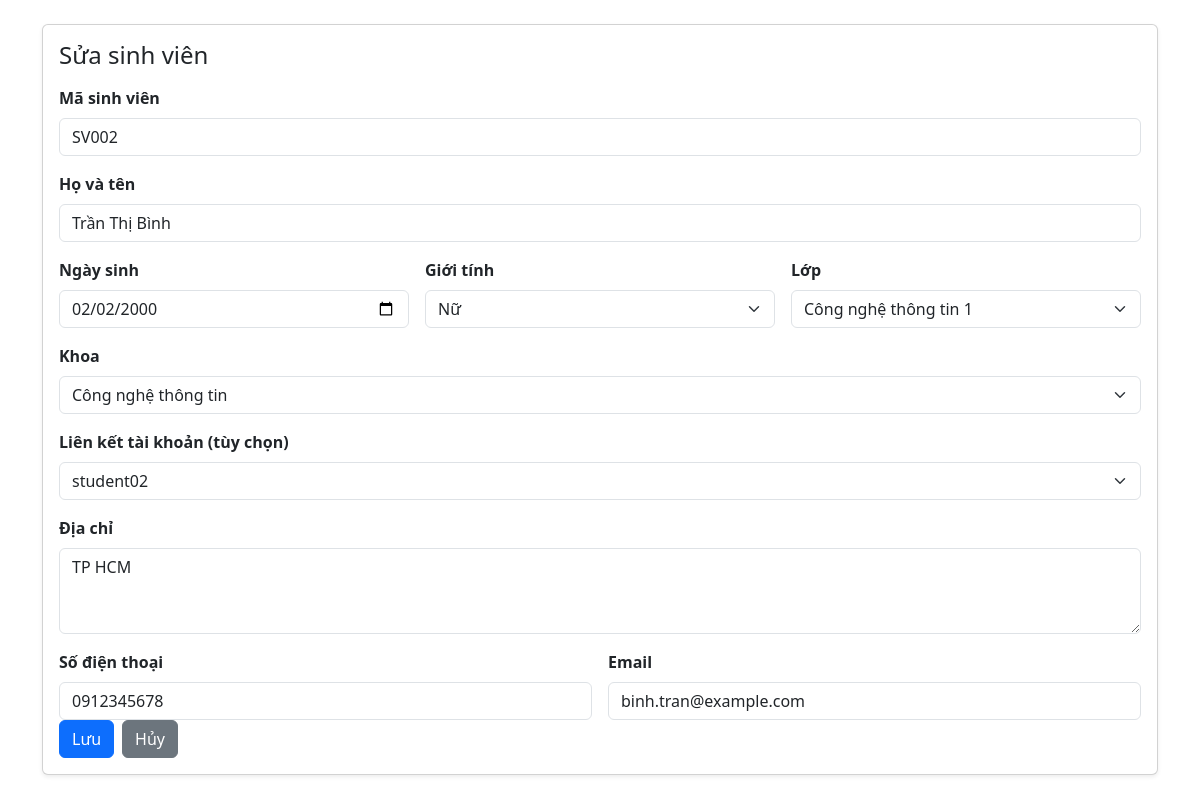
The app's page /views/student/edit_student.php?id=2 (signed in) with its own data.
### tables this page shows
CREATE TABLE `students` (
  `id` int(11) NOT NULL AUTO_INCREMENT,
  `student_code` varchar(20) NOT NULL,
  `full_name` varchar(100) NOT NULL,
  `birth_date` date DEFAULT NULL,
  `phone` varchar(50) DEFAULT NULL,
  `email` varchar(255) DEFAULT NULL,
  `gender` enum('Nam','Nữ') DEFAULT NULL,
  `address` text DEFAULT NULL,
  `class_id` int(11) DEFAULT NULL,
  `department_id` int(11) DEFAULT NULL,
  `user_id` int(11) DEFAULT NULL,
  `created_at` timestamp NOT NULL DEFAULT current_timestamp(),
  `updated_at` timestamp NOT NULL DEFAULT current_timestamp() ON UPDATE current_timestamp(),
  PRIMARY KEY (`id`),
  UNIQUE KEY `student_code` (`student_code`),
  KEY `class_id` (`class_id`),
  KEY `department_id` (`department_id`),
  KEY `user_id` (`user_id`),
  CONSTRAINT `students_ibfk_1` FOREIGN KEY (`class_id`) REFERENCES `classes` (`id`) ON DELETE SET NULL ON UPDATE CASCADE,
  CONSTRAINT `students_ibfk_2` FOREIGN KEY (`department_id`) REFERENCES `departments` (`id`) ON DELETE SET NULL ON UPDATE CASCADE,
  CONSTRAINT `students_ibfk_3` FOREIGN KEY (`user_id`) REFERENCES `users` (`id`) ON DELETE SET NULL ON UPDATE CASCADE
);

CREATE TABLE `classes` (
  `id` int(11) NOT NULL AUTO_INCREMENT,
  `class_code` varchar(20) NOT NULL,
  `class_name` varchar(100) NOT NULL,
  `department_id` int(11) DEFAULT NULL,
  `created_at` timestamp NOT NULL DEFAULT current_timestamp(),
  `updated_at` timestamp NOT NULL DEFAULT current_timestamp() ON UPDATE current_timestamp(),
  PRIMARY KEY (`id`),
  UNIQUE KEY `class_code` (`class_code`),
  KEY `department_id` (`department_id`),
  CONSTRAINT `classes_ibfk_1` FOREIGN KEY (`department_id`) REFERENCES `departments` (`id`) ON DELETE SET NULL ON UPDATE CASCADE
);

CREATE TABLE `departments` (
  `id` int(11) NOT NULL AUTO_INCREMENT,
  `department_code` varchar(20) NOT NULL,
  `department_name` varchar(100) NOT NULL,
  `created_at` timestamp NOT NULL DEFAULT current_timestamp(),
  `updated_at` timestamp NOT NULL DEFAULT current_timestamp() ON UPDATE current_timestamp(),
  PRIMARY KEY (`id`),
  UNIQUE KEY `department_code` (`department_code`)
);

CREATE TABLE `users` (
  `id` int(11) NOT NULL AUTO_INCREMENT,
  `username` varchar(50) NOT NULL,
  `password` varchar(255) NOT NULL,
  `role` enum('admin','student') NOT NULL DEFAULT 'student',
  `created_at` timestamp NOT NULL DEFAULT current_timestamp(),
  `updated_at` timestamp NOT NULL DEFAULT current_timestamp() ON UPDATE current_timestamp(),
  PRIMARY KEY (`id`),
  UNIQUE KEY `username` (`username`)
);

### functions/student_functions.php (called while the page is built, shortened)
<?php
require_once __DIR__ . '/db_connection.php';
function getStudentUsers()
{
    global $conn;
    $stmt = $conn->prepare("SELECT id, username FROM users WHERE role = 'student' ORDER BY username");
    $stmt->execute();
    return $stmt->fetchAll(PDO::FETCH_ASSOC);
}
function getStudentById($id)
{
    global $conn;
    $sql = "SELECT * FROM students WHERE id = :id LIMIT 1";
    $stmt = $conn->prepare($sql);
    $stmt->execute([':id' => $id]);
    return $stmt->fetch(PDO::FETCH_ASSOC);
}
function getClasses()
{
    global $conn;
    $stmt = $conn->query("SELECT id, class_name FROM classes ORDER BY class_name");
    return $stmt->fetchAll(PDO::FETCH_ASSOC);
}
function getDepartments()
{
    global $conn;
    $stmt = $conn->query("SELECT id, department_name FROM departments ORDER BY department_name");
    return $stmt->fetchAll(PDO::FETCH_ASSOC);
}
?>

### views/student/edit_student.php (the view, shortened to what this page needs)
<?php
require_once('../../functions/student_functions.php');
$id = isset($_GET['id']) ? intval($_GET['id']) : 0;
$student = getStudentById($id);
$classes = getClasses();
$departments = getDepartments();
$users = getStudentUsers();
?>
<!DOCTYPE html>
<html>
<head>
    <link href="https://cdn.jsdelivr.net/npm/bootstrap@5.3.3/dist/css/bootstrap.min.css" rel="stylesheet">
    <link rel="stylesheet" href="../../css/login.css">
</head>
<body>
    <div class="container my-4">
        <div class="card shadow-sm">
            <div class="card-body">
                <h4 class="card-title mb-3">Sửa sinh viên</h4>
                <form action="../../handle/student_process.php" method="POST">
                    <div class="mb-3">
                        <label class="form-label">Mã sinh viên</label>
                        <input class="form-control" type="text" name="student_code"
                            value="<?php echo htmlspecialchars($student['student_code']); ?>" required>
                    </div>
                    <div class="mb-3">
                        <label class="form-label">Họ và tên</label>
                        <input class="form-control" type="text" name="full_name"
                            value="<?php echo htmlspecialchars($student['full_name']); ?>" required>
                    </div>
                    <div class="row g-3">
                        <div class="col-md-4">
                            <label class="form-label">Ngày sinh</label>
                            <input class="form-control" type="date" name="birth_date"
                                value="<?php echo $student['birth_date']; ?>">
                        </div>
                        <div class="col-md-4">
                            <label class="form-label">Giới tính</label>
                            <select class="form-select" name="gender">
                                <option value="Nữ" <?php echo ($student['gender'] === 'Nữ') ? 'selected' : ''; ?>>Nữ
                                </option>
                            </select>
                        </div>
                        <div class="col-md-4">
                            <label class="form-label">Lớp</label>
                            <select class="form-select" name="class_id">
                                <?php foreach ($classes as $c): ?>
                                    <option value="<?php echo $c['id']; ?>" <?php echo ($student['class_id'] == $c['id']) ? 'selected' : ''; ?>><?php echo htmlspecialchars($c['class_name']); ?></option>
                                <?php endforeach; ?>
                            </select>
                        </div>
                    </div>
                    <div class="mb-3 mt-3">
                        <label class="form-label">Khoa</label>
                        <select class="form-select" name="department_id">
                            <?php foreach ($departments as $d): ?>
                                <option value="<?php echo $d['id']; ?>" <?php echo ($student['department_id'] == $d['id']) ? 'selected' : ''; ?>><?php echo htmlspecialchars($d['department_name']); ?></option>
                            <?php endforeach; ?>
                        </select>
                    </div>
                    <div class="mb-3">
                        <label class="form-label">Liên kết tài khoản (tùy chọn)</label>
                        <select class="form-select" name="user_id">
                            <?php foreach ($users as $u): ?>
                                <option value="<?php echo $u['id']; ?>" <?php echo (isset($student['user_id']) && $student['user_id'] == $u['id']) ? 'selected' : ''; ?>>
                                    <?php echo htmlspecialchars($u['username']); ?></option>
                            <?php endforeach; ?>
                        </select>
                    </div>
                    <div class="mb-3">
                        <label class="form-label">Địa chỉ</label>
                        <textarea class="form-control" name="address"
                            rows="3"><?php echo htmlspecialchars($student['address']); ?></textarea>
                    </div>
                    <div class="row g-3">
                        <div class="col-md-6">
                            <label class="form-label">Số điện thoại</label>
                            <input class="form-control" type="text" name="phone" value="<?php echo htmlspecialchars($student['phone'] ?? ''); ?>" placeholder="Số điện thoại">
                        </div>
                        <div class="col-md-6">
                            <label class="form-label">Email</label>
                            <input class="form-control" type="email" name="email" value="<?php echo htmlspecialchars($student['email'] ?? ''); ?>" placeholder="Email sinh viên">
                        </div>
                    </div>
                    <div class="d-flex gap-2">
                        <button type="submit" class="btn btn-primary">Lưu</button>
                        <a href="../student.php" class="btn btn-secondary">Hủy</a>
                    </div>
                </form>
            </div>
        </div>
    </div>
</body>
</html>

### css/login.css (style rules this page uses)
.form-control::placeholder { color: #9aa0a6; }

### views/student/edit_student.php (style rules this page uses)
.form-label { font-weight: 600; }

### records on screen
students: student_code "SV002", full_name "Trần Thị Bình", birth_date "02/02/2000", gender "Nữ", class_id "Công nghệ thông tin 1", department_id "Công nghệ thông tin", user_id "student02", address "TP HCM", phone "0912345678", email "binh.tran@example.com"
